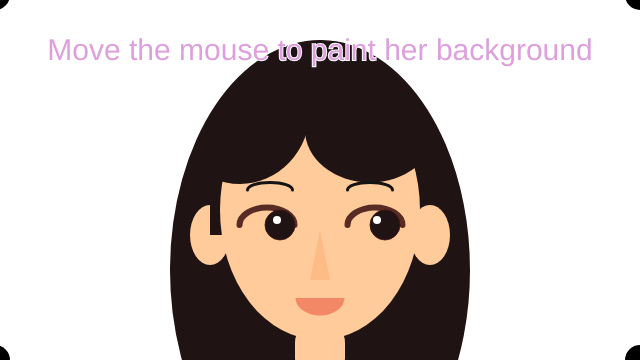
Frame 1 (no input)
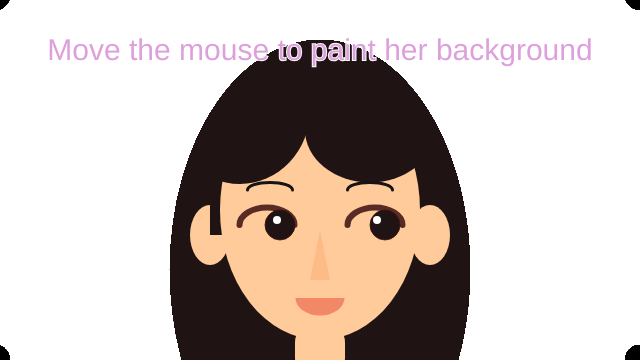
Frame 60 (no input)
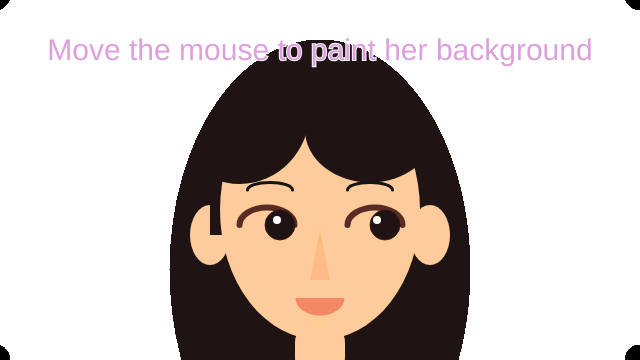
Frame 120 (the mouse pressed at the canvas centre since frame 60)

The p5.js sketch that drew these frames (run headless with seeded random() and noise() and a simulated clock; from frame 60 on, the mouse is pressed at the canvas centre):

// p5.js sketch
// ── sketch.js
/*
	self portrait v3
	by gwen
*/

// global scope
var x; // statement
var y = 200;

let r;
let g;
let b;


let col = {
  r: 218,
  g: 47,
  b: 67,
}


function setup() {
	createCanvas(640, 360)
   x = width - 380;
}

function draw () {
	

  stroke(mouseX, 0, mouseY);
  strokeWeight(30);
  point(mouseX-5, mouseY-5);
  point(mouseX*-1+640, mouseY-5);
  point(mouseX*-1+640, mouseY*-1+360);
  point(mouseX-5, mouseY*-1+360);


   //Hair
  noStroke()
  fill(32, 19, 19);
  arc(x + 60, y + 70, 300, 460, QUARTER_PI + HALF_PI, QUARTER_PI, OPEN);

  //Face 
  noStroke()
  fill('#ffcb9a');
  ellipse(x + 60, y + 10, 200, 260);

  //Ears
  arc(x - 50, y + 35, 40, 60, 0, PI + HALF_PI, PI + HALF_PI, OPEN);
  arc(x + 170, y + 35, 40, 60, 0, PI + PI, HALF_PI + PI);

  //Bang
  noStroke()
  fill(32, 19, 19);
  arc(x + 110, y - 70, 130, 105, 0, PI + HALF_PI, CHORD);
  arc(x - 20, y -90, 140, 148, 0, 0.75 * Math.PI);
  arc(x - 5, y - 120, 180, 120, 0, 0.75 * Math.PI);

  //Eyebrows
  stroke(21, 19, 19);
  strokeWeight(3);
  noFill();
  arc(x + 10, y - 10, 45, 15, PI, TWO_PI, OPEN);
  arc(x + 110, y - 10, 45, 15, PI, TWO_PI, OPEN);

  //Eyeshadow
  stroke(62, 19, 19, 220);
  strokeWeight(6);
  arc(x + 7, y + 25, 55, 35, PI, TWO_PI, OPEN);
  arc(x + 115, y + 25, 55, 35, PI, TWO_PI, OPEN);

  //Eyes
  strokeWeight(1)
  fill(32, 19, 19);
  ellipse(x + 20, y + 25, 30, 30);
  ellipse(x + 125, y + 25, 30, 30);

  //Eyeballs
  noStroke()
  fill(255)
  ellipse(x + 17, y + 20, 8, 8);
  ellipse(x + 117, y + 20, 8, 8);

  //Nose
  fill('#fdbc85')
  triangle(x + 60, y + 30, x + 70, y + 80, x + 50, y + 80);

  //Mouth
  fill('#f28865');
  arc(x + 60, y + 98, 49, 35, 0, PI);


  //Neck
  rectMode(CENTER)
  fill('#ffcb9a')
  rect(x + 60, y + 150, 50, 55, 20);

  // text
  textSize(30);
  fill('plum');
  stroke(255);
  strokeWeight(2); 
  textAlign(CENTER)
  text('Move the mouse to paint her background', width / 2, height - 300);

}
